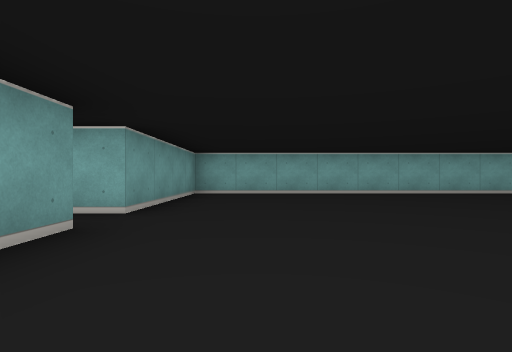
view 1 (above)

16 first-person views from a walk through a cub3D maze. The camera is about half as high as the walls, looks level and sees 80° across. The floor is counted in squares. Each view is taken from the middle of a square. On the plan, view 1 faces up. The plan holds only what a view shows up to about 9 squares ahead; the rest is blank.

view 2
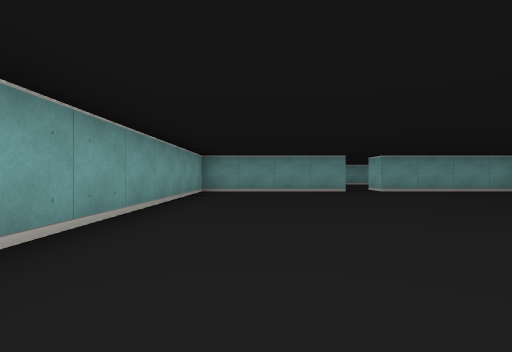

view 3
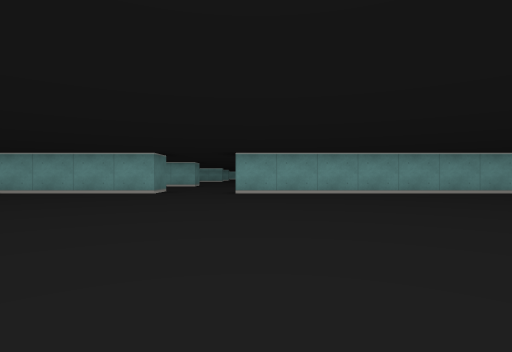

view 4
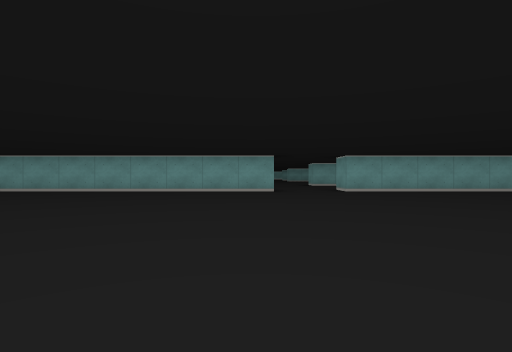

view 5
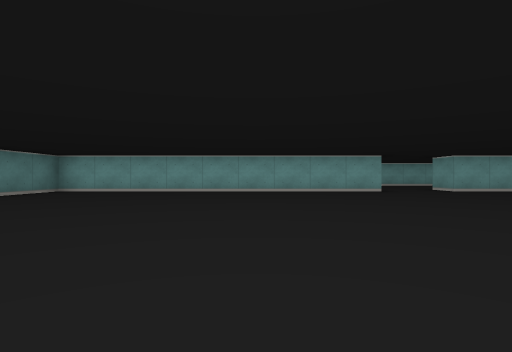

view 6
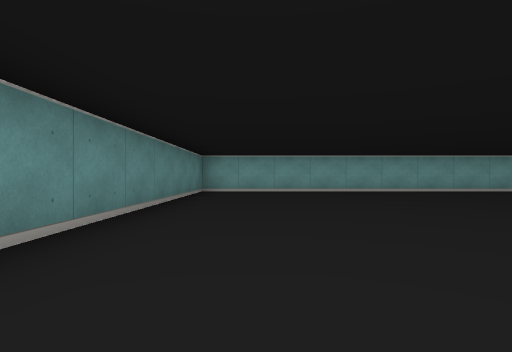

view 7
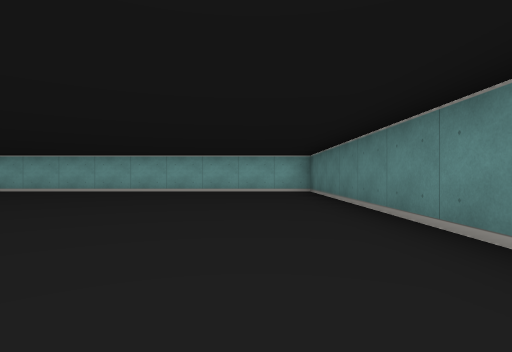

view 8
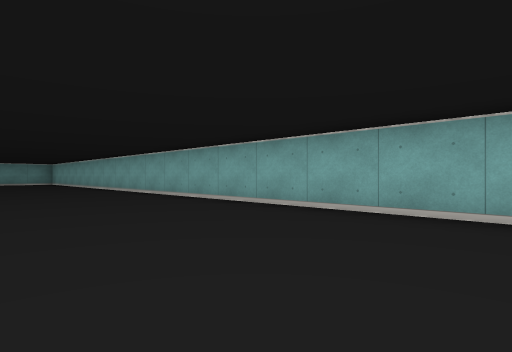

view 9
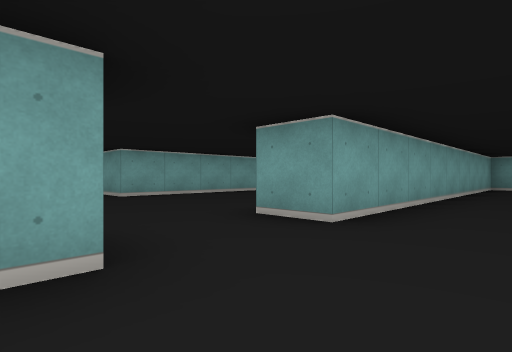

view 10
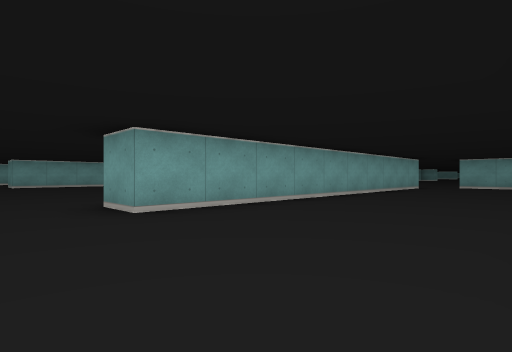

view 11
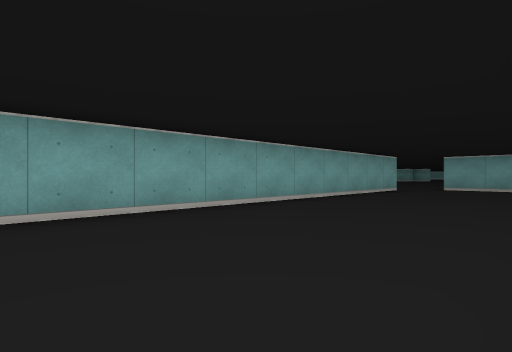

view 12
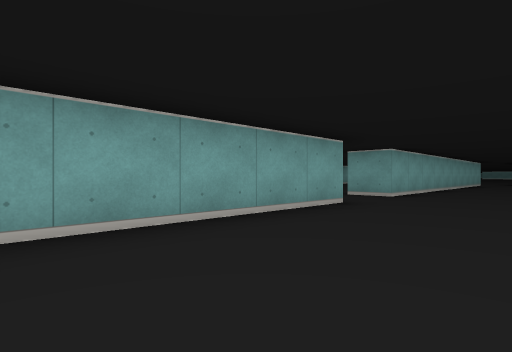

view 13
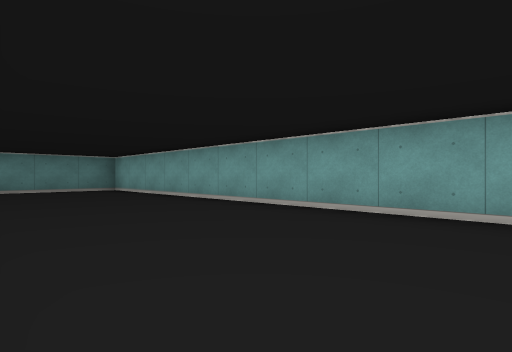

view 14
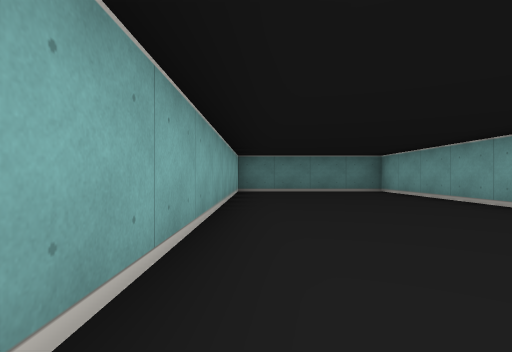

view 15
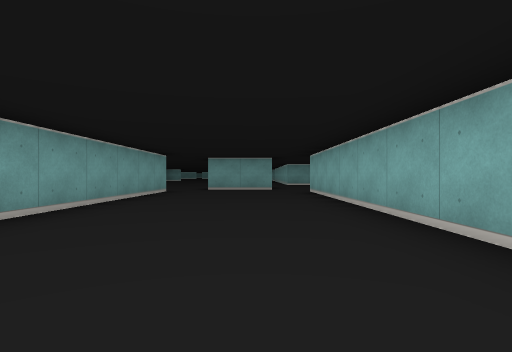

view 16
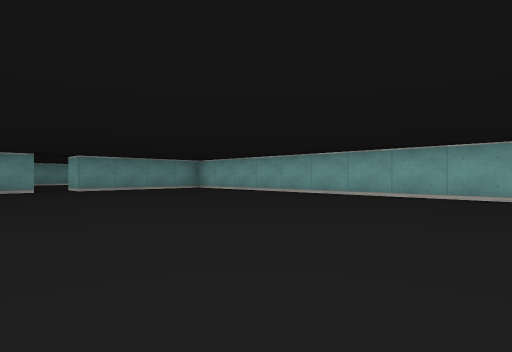

### Floor plan
Ten units are one square. View 1 is at (0, 0); x grows to the right and y downward. Boxes are objects, and circles mark ways between rooms. Rooms are numbered by the first view taken in them; rooms with no view inside come last. Other rooms are left out.
<svg viewBox="-40 -80 240 160">
<path fill="none" stroke="#000" d="M95 25 95 15 185 15 185 -75 -15 -75 -15 -35 -22 -35M-15 -25 -15 15 75 15 75 25M95 65 195 65 195 25M42 25 -25 25M-25 65 75 65 75 75M191 25 115 25M-35 39 -35 52"/>
<circle cx="85" cy="20" r="3" fill="#2a7"/>
<text x="80" y="-30">1</text>
<text x="80" y="50">2</text>
</svg>
Room 1 opens to room 2.

Where each view was taken, in squares from view 1:
view 1: 0 up, 0 right, facing up
view 2: 0 up, 7 right, facing left
view 3: 6 up, 7 right, facing down
view 4: 7 up, 10 right, facing down
view 5: 7 up, 13 right, facing down
view 6: 7 up, 17 right, facing down
view 7: 1 down, 17 right, facing up
view 8: 4 up, 16 right, facing up-left
view 9: 0 up, 10 right, facing down-left
view 10: 3 down, 9 right, facing down-left
view 11: 3 down, 7 right, facing down-left
view 12: 4 down, 14 right, facing down-left
view 13: 3 down, 10 right, facing down-right
view 14: 3 down, 11 right, facing right
view 15: 4 down, 6 right, facing left
view 16: 1 up, 8 right, facing up-left
